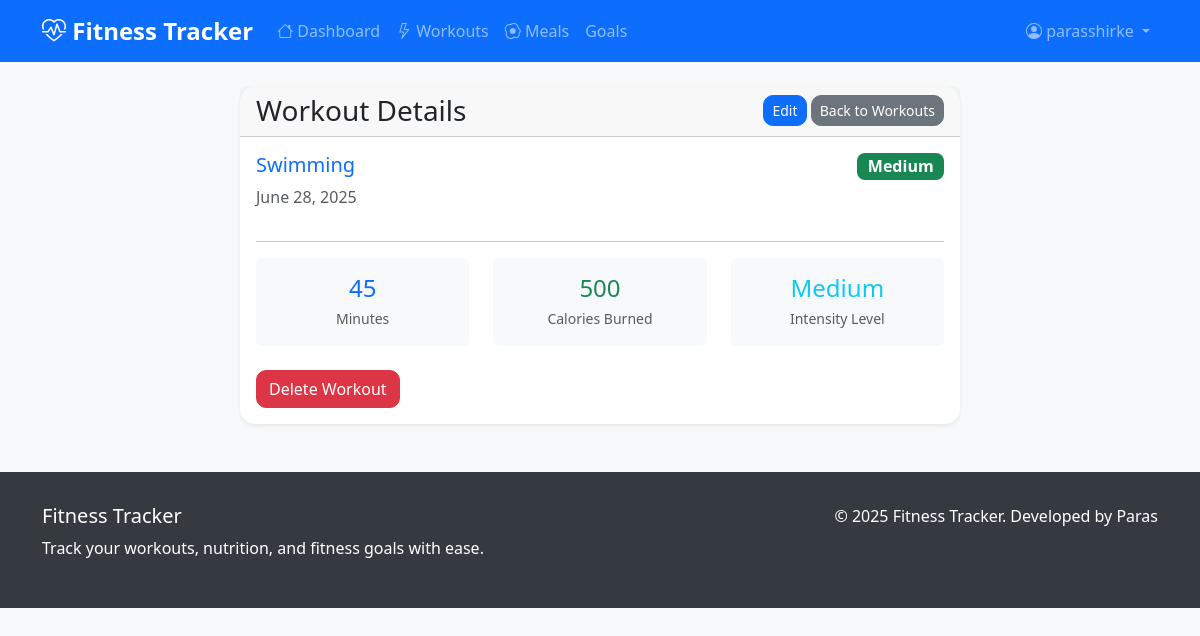
The app's page /workouts/1 (signed in) with its own data.
### models/user.py (models this page shows, shortened)
class User(UserMixin, db.Model):
    __tablename__ = 'users'
    id = db.Column(db.Integer, primary_key=True)
    username = db.Column(db.String(80), unique=True, nullable=False)
    email = db.Column(db.String(120), unique=True, nullable=False)
    password_hash = db.Column(db.String(255), nullable=False)
    first_name = db.Column(db.String(50), nullable=True)
    last_name = db.Column(db.String(50), nullable=True)
    age = db.Column(db.Integer, nullable=True)
    weight = db.Column(db.Float, nullable=True)  # in kg
    height = db.Column(db.Float, nullable=True)  # in cm
    gender = db.Column(db.String(20), nullable=True)
    activity_level = db.Column(db.String(50), nullable=True)
    created_at = db.Column(db.DateTime, default=datetime.utcnow)
    updated_at = db.Column(db.DateTime, default=datetime.utcnow, onupdate=datetime.utcnow)
    workouts = db.relationship('Workout', backref='user', lazy=True, cascade='all, delete-orphan')
    meals = db.relationship('Meal', backref='user', lazy=True, cascade='all, delete-orphan')
    goals = db.relationship('Goal', backref='user', lazy=True, cascade='all, delete-orphan')

### models/workout.py (models this page shows, shortened)
class Workout(db.Model):
    __tablename__ = 'workouts'
    id = db.Column(db.Integer, primary_key=True)
    user_id = db.Column(db.Integer, db.ForeignKey('users.id'), nullable=False)
    exercise_type = db.Column(db.String(100), nullable=False)  # e.g., "Running", "Weight Training"
    duration = db.Column(db.Integer, nullable=False)  # Duration in minutes
    intensity = db.Column(db.String(20), nullable=False)  # "Low", "Medium", "High"
    calories = db.Column(db.Integer, nullable=False)  # Calories burned
    notes = db.Column(db.Text)  # Optional notes about the workout
    date = db.Column(db.DateTime, nullable=False, default=datetime.utcnow)
    created_at = db.Column(db.DateTime, default=datetime.utcnow)
    updated_at = db.Column(db.DateTime, default=datetime.utcnow, onupdate=datetime.utcnow)

### blueprints/workout.py (the view)
@workout.route('/workouts/<int:id>')
@login_required
def show(id):
    workout = Workout.query.filter_by(id=id, user_id=current_user.id).first_or_404()
    return render_template('workout/show.html', workout=workout)

### templates/workout/show.html (shortened to what this page needs)
{% extends "base.html" %}
{% block content %}
<div class="container mt-4">
    <div class="row">
        <div class="col-md-8 offset-md-2">
            <div class="card">
                <div class="card-header d-flex justify-content-between align-items-center">
                    <h3 class="mb-0">Workout Details</h3>
                    <div>
                        <a href="{{ url_for('workout.edit', id=workout.id) }}" class="btn btn-primary btn-sm">
                             Edit
                        </a>
                        <a href="{{ url_for('workout.index') }}" class="btn btn-secondary btn-sm">
                             Back to Workouts
                        </a>
                    </div>
                </div>
                <div class="card-body">
                    <div class="row">
                        <div class="col-md-6">
                            <h5 class="text-primary">{{ workout.exercise_type }}</h5>
                            <p class="text-muted">{{ workout.date.strftime('%B %d, %Y') }}</p>
                        </div>
                        <div class="col-md-6 text-md-end">
                            <span class="badge bg-success fs-6">{{ workout.intensity }}</span>
                        </div>
                    </div>
                    <hr>
                    <div class="row">
                        <div class="col-md-4">
                            <div class="text-center p-3 bg-light rounded">
                                <h4 class="text-primary mb-1">{{ workout.duration }}</h4>
                                <small class="text-muted">Minutes</small>
                            </div>
                        </div>
                        <div class="col-md-4">
                            <div class="text-center p-3 bg-light rounded">
                                <h4 class="text-success mb-1">{{ workout.calories }}</h4>
                                <small class="text-muted">Calories Burned</small>
                            </div>
                        </div>
                        <div class="col-md-4">
                            <div class="text-center p-3 bg-light rounded">
                                <h4 class="text-info mb-1">{{ workout.intensity }}</h4>
                                <small class="text-muted">Intensity Level</small>
                            </div>
                        </div>
                    </div>
                    <div class="mt-4">
                        <form action="{{ url_for('workout.delete', id=workout.id) }}" method="POST"
                              onsubmit="return confirm('Are you sure you want to delete this workout?')"
                              style="display: inline;">
                            <button type="submit" class="btn btn-danger">
                                 Delete Workout
                            </button>
                        </form>
                    </div>
                </div>
            </div>
        </div>
    </div>
</div>
{% endblock %}

### templates/base.html (shortened to what this page needs)
<!DOCTYPE html>
<html lang="en">
<head>
    <link href="https://cdn.jsdelivr.net/npm/bootstrap@5.3.0/dist/css/bootstrap.min.css" rel="stylesheet">
    <link href="https://cdn.jsdelivr.net/npm/bootstrap-icons@1.10.0/font/bootstrap-icons.css" rel="stylesheet">
</head>
<body>
    <nav class="navbar navbar-expand-lg navbar-dark bg-primary">
        <div class="container">
            <a class="navbar-brand" href="{{ url_for('dashboard.index') }}">
                <i class="bi bi-heart-pulse"></i> Fitness Tracker
            </a>
            <div class="collapse navbar-collapse" id="navbarNav">
                {% if current_user.is_authenticated %}
                <ul class="navbar-nav me-auto">
                    <li class="nav-item">
                        <a class="nav-link" href="{{ url_for('dashboard.index') }}">
                            <i class="bi bi-house"></i> Dashboard
                        </a>
                    </li>
                    <li class="nav-item">
                        <a class="nav-link" href="{{ url_for('workout.index') }}">
                            <i class="bi bi-lightning"></i> Workouts
                        </a>
                    </li>
                    <li class="nav-item">
                        <a class="nav-link" href="{{ url_for('meal.index') }}">
                            <i class="bi bi-egg-fried"></i> Meals
                        </a>
                    </li>
                    <li class="nav-item">
                        <a class="nav-link" href="{{ url_for('goal.index') }}">
                             Goals
                        </a>
                    </li>
                </ul>
                <ul class="navbar-nav">
                    <li class="nav-item dropdown">
                        <a class="nav-link dropdown-toggle" href="#" id="navbarDropdown" role="button" data-bs-toggle="dropdown">
                            <i class="bi bi-person-circle"></i> {{ current_user.username }}
                        </a>
                    </li>
                </ul>
                {% endif %}
            </div>
        </div>
    </nav>
    <main class="container my-4">
        {% block content %}{% endblock %}
    </main>
    <footer class="footer">
        <div class="container">
            <div class="row">
                <div class="col-md-6">
                    <h5>Fitness Tracker</h5>
                    <p>Track your workouts, nutrition, and fitness goals with ease.</p>
                </div>
                <div class="col-md-6 text-md-end">
                    <p>&copy; 2025 Fitness Tracker. Developed by Paras</p>
                </div>
            </div>
        </div>
    </footer>
</body>
</html>

### templates/base.html (style rules this page uses)
:root { --primary-color: #007bff; --secondary-color: #6c757d; --success-color: #28a745; --danger-color: #dc3545; --warning-color: #ffc107; --info-color: #17a2b8; }
body { background-color: #f8f9fa; font-family: 'Segoe UI', Tahoma, Geneva, Verdana, sans-serif; }
.navbar-brand { font-weight: bold; font-size: 1.5rem; }
.card { border: none; border-radius: 15px; box-shadow: 0 0.125rem 0.25rem rgba(0, 0, 0, 0.075); transition: transform 0.2s ease-in-out; }
.btn { border-radius: 10px; font-weight: 500; }
.badge { border-radius: 8px; }
.footer { background-color: #343a40; color: white; padding: 2rem 0; margin-top: 3rem; }

### records on screen
User: username "parasshirke"
Workout: exercise_type "Swimming", date "June 28, 2025", intensity "Medium", duration "45", calories "500"
